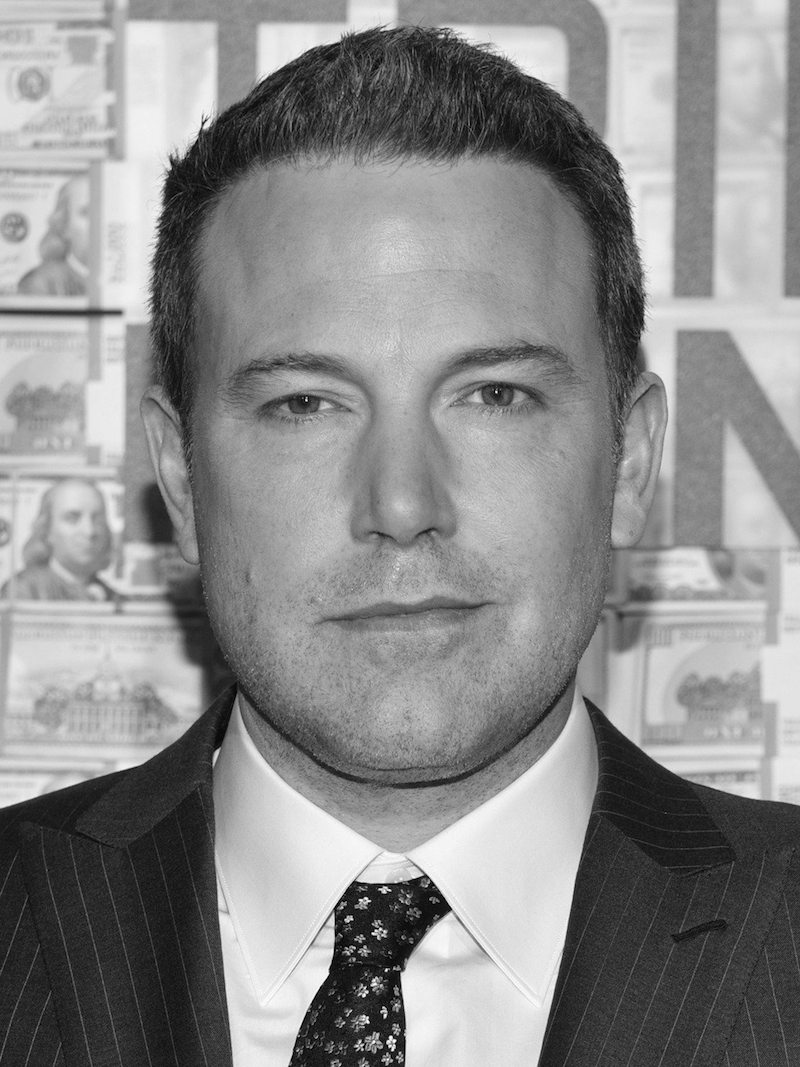
#> input picture Week 2/Jadon_1_HW2/affleck_gray.png, 800 x 1067 px
$ jupyter execute --allow-errors HW2.ipynb   (older library calls are emulated)
#> lines starting #> are read from the running program, lines starting #| are printed output that depends on the picture
# CSE 5524 HW2 Utkarsh Pratap Singh Jadon

## Import all necessary libraries

[cell 1]
import matplotlib.pyplot as plt
import matplotlib.image as mpimg
import cv2
import numpy as np
import math

## Read and display image

[cell 2]
image_affleck =cv2.imread('affleck_gray.png')
#> image_affleck is the input picture: shape (1067, 800, 3); min 0, max 254, mean 139.4
#cv2.imshow('Ben Affleck!',image_affleck)
#cv2.waitKey()
#cv2.destroyAllWindows()

## 1. Applying Gaussian Blur

We will apply gaussian blur on the input image. First we will start from higher values of sigma and progressively decrease the sigma Here sigma is taken in the form of a numpy array

[cell 3]
def guessActor(image1):
#function to play a game called guess the actor. The image gets progressively sharper. Whoever guesses it at the highest sigma wins.
#The function writes the blurred images to disk
    sigma_array=np.array([20,15,10,5,2,1])
    for sigma in sigma_array:
        blur_img=cv2.GaussianBlur(image1,(2*math.ceil(3*sigma)+1,2*math.ceil(3*sigma)+1),sigma) #Gaussianblur function takes sigmaY=sigmaX when sigmaY is not passed
        cv2.imwrite('sigma_equals_' +str(sigma)+'.png', blur_img) #scikit image loads into rgb
        cv2.imshow('Guess Who?',blur_img)
        cv2.waitKey()
        cv2.destroyAllWindows()
#guessActor(image_affleck)
#My friend guessed the actor at sigma =5, I also had to give him a clue (This guy was in a superhero movie that starts with the letter B)

## 2. Function to compute 2D Gaussian Derivative

[cell 4]
def gaussDeriv2D(sigma):
#> called with sigma = 10
    x=np.arange(-3*math.ceil(sigma),3*math.ceil(sigma+1),1)     #choosing a 3-sigma coverage
    y=np.arange(-3*math.ceil(sigma),3*math.ceil(sigma+1),1)    #choosing a 3-sigma coverage
    factor = 1/(2*math.pi*math.pow(sigma,4))  #the scalar factor being multiplied in the formula
    Gx=np.zeros((y.size,x.size))
    Gy=np.zeros((y.size,x.size))
    for j in range(0,y.size,1):           #calculating each element of the 2D Gaussian X gradient filter
        for i in range(0,x.size,1):
            Gx[j][i]=x[i]*np.exp(-(x[i]*x[i]+y[j]*y[j])/(2*sigma**2))*factor #remove the negative sign from the formula to get filter in increasing-axis direction
    for j in range(0,y.size,1):             #calculating each element of the 2D Gaussian Y gradient filter
        for i in range(0,x.size,1):
            Gy[j][i]=y[j]*np.exp(-(x[i]*x[i]+y[j]*y[j])/(2*sigma**2))*factor #remove the negative sign from the formula to get filter in increasing-axis direction
    return [Gx,Gy]
[Gx,Gy]=gaussDeriv2D(10) #function-call
plt.title('Gaussian Derivative filter towards X')
plt.imshow(Gx, aspect='equal', extent=None)
plt.plot(Gx)
plt.pause(0.1) # pause for 0.1 second
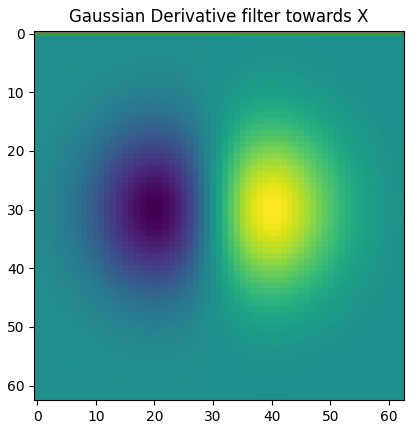
#> figure drawn by matplotlib, 1 panel
plt.title('Gaussian Derivative filter towards Y')
plt.plot(Gy)
plt.imshow(Gy, aspect='equal', extent=None)
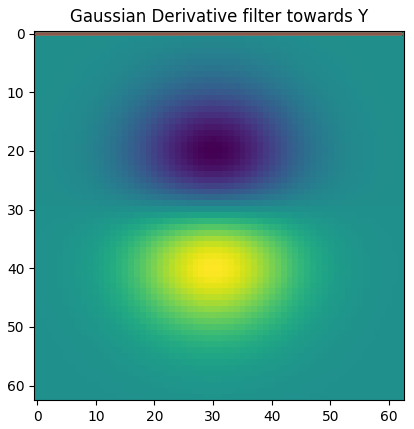
#> figure drawn by matplotlib, 1 panel
